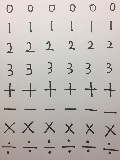
#> input picture data/dataset.jpg, 120 x 160 px
$ python project_code.py
#> lines starting #> are read from the running program, lines starting #| are printed output that depends on the picture; after the words box and inside, x2 and y2 are one past the last pixel; in counts of white or black regions, pixels touching at a corner belong together
import numpy as np
import cv2

# Take a look at our digits dataset
image = cv2.imread('./data/dataset.jpg')
#> image is the input picture: shape (160, 120, 3); mean B, G, R 181.6, 186.1, 191.5
gray = cv2.cvtColor(image,cv2.COLOR_BGR2GRAY)
small = cv2.pyrDown(image)
cv2.imshow('Digits Image', small)
#cv2.waitKey(0)
#cv2.destroyAllWindows()

# just adjust some light
for i in range(37,56,1):
    for j in range(120):
        if(gray[i][j] >= 200):
            gray[i][j] += 15
#> gray: shape (160, 120); min 19, max 251, mean 188.9
for i in range(56,79,1):
    for j in range(120):
        if(gray[i][j] >= 190):
            gray[i][j] += 22
#> gray: shape (160, 120); min 19, max 251, mean 191.8
for i in range(79,100,1):
    for j in range(120):
        if(gray[i][j] >= 180):
            gray[i][j] += 35
#> gray: shape (160, 120); min 19, max 251, mean 196
for i in range(100,120,1):
    for j in range(120):
        if(gray[i][j] >= 170):
            gray[i][j] += 45
#> gray: shape (160, 120); min 19, max 251, mean 201.4
for i in range(120,139,1):
    for j in range(120):
        if(gray[i][j] >= 160):
            gray[i][j] += 55
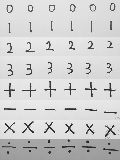
#> gray: shape (160, 120); min 19, max 251, mean 207.2
for i in range(139,160,1):
    for j in range(120):
        if(gray[i][j] >= 150):
            gray[i][j] += 65
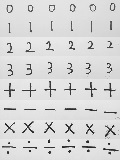
#> gray: shape (160, 120); 12.09% of pixels changed, all inside (x1, y1, x2, y2) = (0, 139, 120, 160)


# Blur image
blurred = cv2.GaussianBlur(gray, (5, 5), 0)
cv2.imshow("blurred", blurred)

ret , train_image = cv2.threshold(blurred, 200, 255, cv2.THRESH_BINARY_INV)
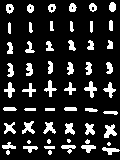
#> train_image: shape (160, 120); 15.3% white; 55 white regions (7 under 20 px), largest, box (x1, y1, x2, y2) and area: (104, 124, 117, 138) 108, (84, 81, 97, 98) 95, (22, 121, 35, 134) 92

# Split the image to 48 cells, each 20x20 size
# This gives us a 4-dim array: 8 x 6 x 20 x 20
cells = [np.hsplit(row,6) for row in np.vsplit(train_image,8)]
#> cells = 8 items

# Convert the List data type to Numpy Array of shape (8,6,20,20)
x = np.array(cells)
print ("The shape of our cells array: " + str(x.shape))
#| The shape of our cells array: (8, 6, 20, 20)

train = x[:,:6].reshape(-1,20*20).astype(np.float32) # Size = (3500,400)
#> train: shape (48, 400) float32; 15.3% white; 84 white regions (54 under 20 px), largest, box (x1, y1, x2, y2) and area: (163, 0, 177, 35) 231, (183, 18, 197, 35) 170, (202, 18, 218, 35) 159

# Create labels for train data
k = [0,1,2,3,10,11,12,13]
train_labels = np.repeat(k,6)[:,np.newaxis]

knn = cv2.ml.KNearest_create()
knn.train(train, cv2.ml.ROW_SAMPLE ,train_labels)

#四則運算功能
def Arithmetic(original_number):
    #要先creat兩個list
    value = []
    symbol = []
    #用來記得加減乘除位置的變數
    temp = []
    seperate_symbol(original_number,symbol,temp)
    seperate_value(original_number,value,temp)
    multiDiv_operation(value,symbol)
    addMin_operation(value,symbol)
    return value

#抓出加減乘除符號
def seperate_symbol(original_number,symbol,temp):
    for i in range(len(original_number)):
        if(original_number[i]>=10):
            symbol.append(original_number[i])
            temp.append(i)

#算出影像數字的實際數值
def indeed_value(seperate):
    total = 0
    for i in range(len(seperate)):
        total += seperate[i]*pow(10,len(seperate)-i-1)
    return total

#抓出各個數字
def seperate_value(original_number,value,temp):
    for i in range(len(temp)):
        if(i==0):
            answer = indeed_value(original_number[:temp[i]])
            value.append(answer)
        else:
            answer = indeed_value(original_number[temp[i-1]+1:temp[i]])
            value.append(answer)


    lastNumber = indeed_value(original_number[temp[len(temp)-1]+1:len(original_number)])
    value.append(lastNumber)

#先算完乘除部分
def multiDiv_operation(value,symbol):
    count = 0
    while (count<len(symbol)):
        if(symbol[count] == 12):
            total = value[count] * value[count+1]
            value.pop(count)
            value.pop(count)
            value.insert(count,total)
            symbol.pop(count)
        elif(symbol[count] == 13):
            total = value[count] / float(value[count+1])
            value.pop(count)
            value.pop(count)
            value.insert(count,total)
            symbol.pop(count)
        else:
            count += 1

#加減法
def addMin_operation(value,symbol):
    count = 0
    while (count<len(symbol)):
        if(symbol[count] == 10):
            total = value[count] + value[count+1]
            value.pop(count)
            value.pop(count)
            value.insert(count,total)
            symbol.pop(count)
        elif(symbol[count] == 11):
            total = value[count] - value[count+1]
            value.pop(count)
            value.pop(count)
            value.insert(count,total)
            symbol.pop(count)
        else:
            count += 1

def x_cord_contour(contour):
    # This function take a contour from findContours
    # it then outputs the x centroid coordinates
    if cv2.contourArea(contour) > 10:
        M = cv2.moments(contour)
        return (int(M['m10']/M['m00']))

def makeSquare(not_square):
    # This function takes an image and makes the dimenions square
    # It adds black pixels as the padding where needed

    BLACK = [0,0,0]
    img_dim = not_square.shape
    height = img_dim[0]
    width = img_dim[1]
    #print("Height = ", height, "Width = ", width)
    if (height == width):
        square = not_square
        return square
    else:
        doublesize = cv2.resize(not_square,(2*width, 2*height), interpolation = cv2.INTER_CUBIC)
        height = height * 2
        width = width * 2
        #print("New Height = ", height, "New Width = ", width)
        if (height > width):
            pad = (height - width)/2
            pad = int(pad)
            print(pad)
            #print("Padding = ", pad)
            doublesize_square = cv2.copyMakeBorder(doublesize,0,0,pad,\
                                                   pad,cv2.BORDER_CONSTANT,value=BLACK)
        else:
            pad = (width - height)/2
            pad = int(pad)
            #print("Padding = ", pad)
            doublesize_square = cv2.copyMakeBorder(doublesize,pad,pad,0,0,\
                                                   cv2.BORDER_CONSTANT,value=BLACK)
    doublesize_square_dim = doublesize_square.shape
    #print("Sq Height = ", doublesize_square_dim[0], "Sq Width = ", doublesize_square_dim[1])
    return doublesize_square


def resize_to_pixel(dimensions, image):
    # This function then re-sizes an image to the specificied dimenions

    buffer_pix = 4
    dimensions  = dimensions - buffer_pix
    squared = image
    r = float(dimensions) / squared.shape[1]
    dim = (dimensions, int(squared.shape[0] * r))
    resized = cv2.resize(image, dim, interpolation = cv2.INTER_AREA)
    img_dim2 = resized.shape
    height_r = img_dim2[0]
    width_r = img_dim2[1]
    BLACK = [0,0,0]
    if (height_r > width_r):
        resized = cv2.copyMakeBorder(resized,0,0,0,1,cv2.BORDER_CONSTANT,value=BLACK)
    if (height_r < width_r):
        resized = cv2.copyMakeBorder(resized,1,0,0,0,cv2.BORDER_CONSTANT,value=BLACK)
    p = 2
    ReSizedImg = cv2.copyMakeBorder(resized,p,p,p,p,cv2.BORDER_CONSTANT,value=BLACK)
    img_dim = ReSizedImg.shape
    height = img_dim[0]
    width = img_dim[1]
    #print("Padded Height = ", height, "Width = ", width)
    return ReSizedImg

image = cv2.imread('./data/4.jpg')
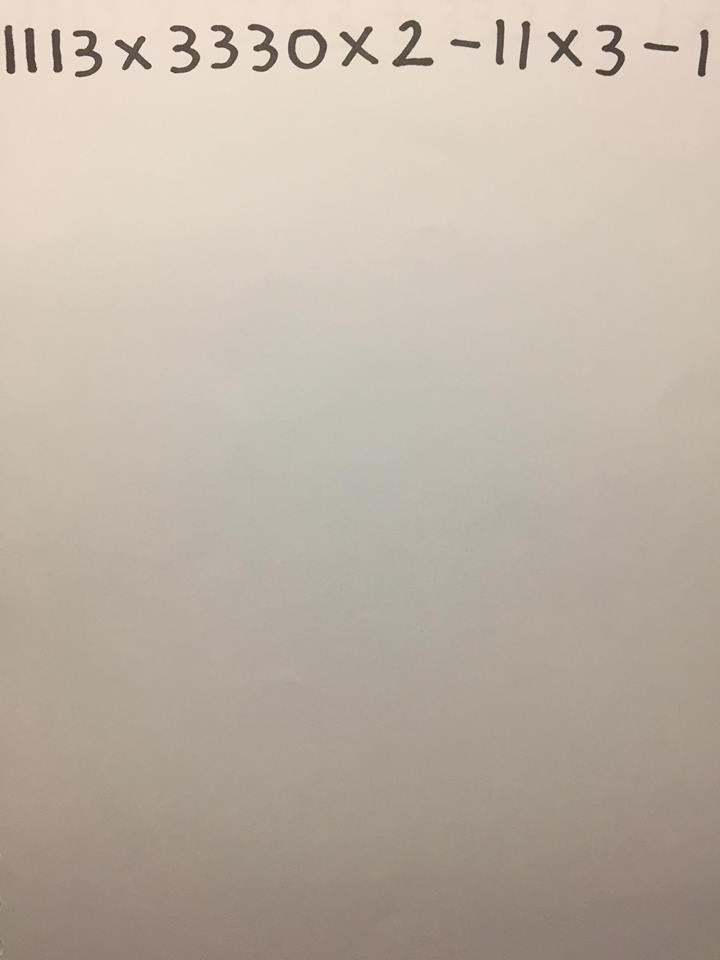
#> input picture data/4.jpg, 720 x 960 px
#> image is the input picture: shape (960, 720, 3); mean B, G, R 166.1, 178.4, 189.7
gray = cv2.cvtColor(image,cv2.COLOR_BGR2GRAY)
#> gray: shape (960, 720)
cv2.imshow("image", image)
cv2.imshow("gray", gray)
cv2.waitKey(0)


# Blur image then find edges using Canny
blurred = cv2.GaussianBlur(gray, (5, 5), 0)
#> blurred: shape (960, 720)
cv2.imshow("blurred", blurred)
cv2.waitKey(0)

edged = cv2.Canny(blurred, 30, 150)
#> edged: shape (960, 720); 0.43% white in thin lines or dots, all inside (x1, y1, x2, y2) = (4, 19, 709, 78)
cv2.imshow("edged", edged)
cv2.waitKey(0)

# Fint Contours
#edged.copy()是為了不改變原本的圖
contours, _ = cv2.findContours(edged.copy(), cv2.RETR_EXTERNAL, cv2.CHAIN_APPROX_SIMPLE)
#> contours = 18 contours; largest, box (x1, y1, x2, y2) and area: (288, 29, 328, 70) 1260, (392, 20, 434, 67) 706, (170, 25, 200, 74) 626, (339, 26, 379, 67) 608, (595, 24, 625, 76) 608

#Sort out contours left to right by using their x cordinates
contours = sorted(contours, key = x_cord_contour, reverse = False)
#> in x_cord_contour, `M = cv2.moments(contour)`: M = moments, m00 191.5, centre m10/m00, m01/m00 = (660.4, 46.83)

# Create empty array to store entire number
full_number = []
original_number = []

# loop over the contours
for c in contours:
    # compute the bounding box for the rectangle
    (x, y, w, h) = cv2.boundingRect(c)

    #cv2.drawContours(image, contours, -1, (0,255,0), 3)
    #cv2.imshow("Contours", image)

    if w >= 1 and h >= 5:
        roi = blurred[y:y + h, x:x + w]
        ret, roi = cv2.threshold(roi, 190, 255,cv2.THRESH_BINARY_INV)
        squared = makeSquare(roi)
        final = resize_to_pixel(20, squared)
        cv2.imshow("final", final)
        final_array = final.reshape((1,20*20))
        final_array = final_array.astype(np.float32)
        ret, result, neighbours, dist = knn.findNearest(final_array, k=1)
        number = str(int(float(result[0])))
        print(number)
        print('\n')
        full_number.append(number)
        original_number.append(result[0])
        # draw a rectangle around the digit, the show what the
        # digit was classified as
        cv2.rectangle(image, (x, y), (x + w, y + h), (0, 0, 255), 2)
        if(int(number) < 10):
            cv2.putText(image, number, (x , y + 90), cv2.FONT_HERSHEY_COMPLEX, 0.8, (255, 0, 0), 2)
        else:
            cv2.putText(image, number, (x , y + 50), cv2.FONT_HERSHEY_COMPLEX, 0.8, (255, 0, 0), 2)
        cv2.imshow("image", image)
        cv2.waitKey(0)
#> this loop made 18 passes
#> (x, y, w, h, pad in makeSquare, doublesize_square_dim in makeSquare, r in resize_to_pixel, img_dim2 in resize_to_pixel) on passes 1 to 12: (4, 25, 12, 49, 37, (98, 98), 0.163, (15, 16)), (24, 27, 13, 46, 33, (92, 92), 0.174, (16, 16)), (51, 29, 12, 44, 32, (88, 88), 0.182, (16, 16)), (73, 30, 30, 48, 18, (96, 96), 0.167, (16, 16)), (115, 36, 37, 34, 3, (74, 74), 0.216, (16, 16)), (170, 25, 30, 49, 19, (98, 98), 0.163, (15, 16)), (210, 25, 29, 44, 15, (88, 88), 0.182, (16, 16)), (247, 24, 31, 48, 17, (96, 96), 0.167, (16, 16)), (288, 29, 40, 41, 1, (82, 82), 0.195, (16, 16)), (339, 26, 40, 41, 1, (82, 82), 0.195, (16, 16)), (392, 20, 42, 47, 5, (94, 94), 0.17, (16, 16)), (450, 39, 31, 10, 21, (62, 62), 0.258, (16, 16))
#> (printed output is left out)
#> pass 1, in makeSquare, `doublesize_square = cv2.copyMakeBorder(doublesize,0,0,pad,\ pad,cv2.BO..`:
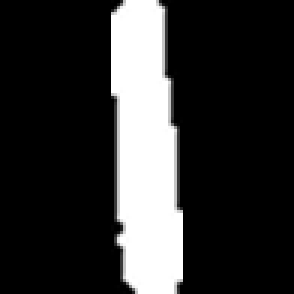
#> doublesize_square: shape (98, 98) (shown 3 times larger); min 0, max 255, mean 49.6
#> after the loop:
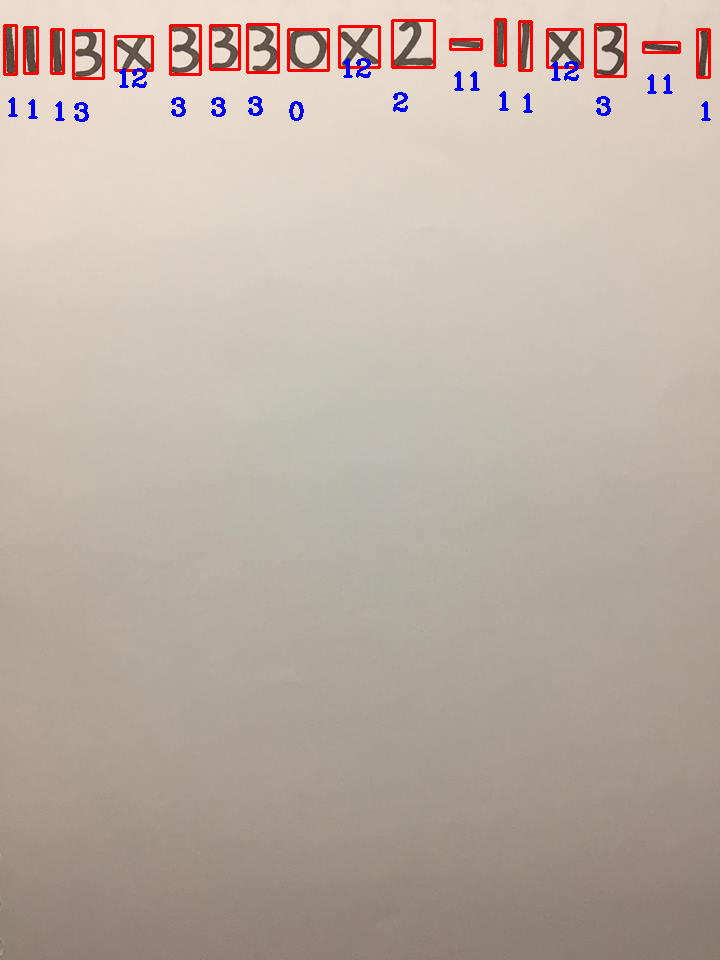
#> image: shape (960, 720, 3); 1.47% of pixels changed, all inside (x1, y1, x2, y2) = (3, 18, 711, 122)
#> after the loop, full_number = ['1', '1', '1', '3', '12', '3', '3', '3', '0', '12', '2', '11', '1', '1', '12', '3', '11', '1']; original_number = [[1], [1], [1], [3], [12], [3], [3], [3], [0], [12], [2], [11], [1], [1], [12], [3], [11], [1]]


SUM = Arithmetic(original_number)
#> the loop in seperate_symbol, `for i in range(len(original_number)):` made 18 passes
#> after the loop in seperate_symbol, `for i in range(len(original_number)):`: symbol = [[12], [12], [11], [12], [11]]; temp = [4, 9, 11, 14, 16]
#> the loop in seperate_value, `for i in range(len(temp)):` made 5 passes
#> answer on passes 1 to 5: [1113], [3330], [2], [11], [3]
#> after the loop in seperate_value, `for i in range(len(temp)):`: value = [[1113], [3330], [2], [11], [3]]
#> in seperate_value, `lastNumber = indeed_value(original_number[temp[len(temp)-1]+1:len(orig..`: lastNumber = [1]
#> SUM = [[7412546]]
strSUM = str(SUM[0])
#> strSUM = '[7412546.]'
text = 'Total = '+ strSUM
#> text = 'Total = [7412546.]'
cv2.putText(image, text, (50,500),
            cv2.FONT_HERSHEY_COMPLEX, 2, (255, 0, 0), 2)
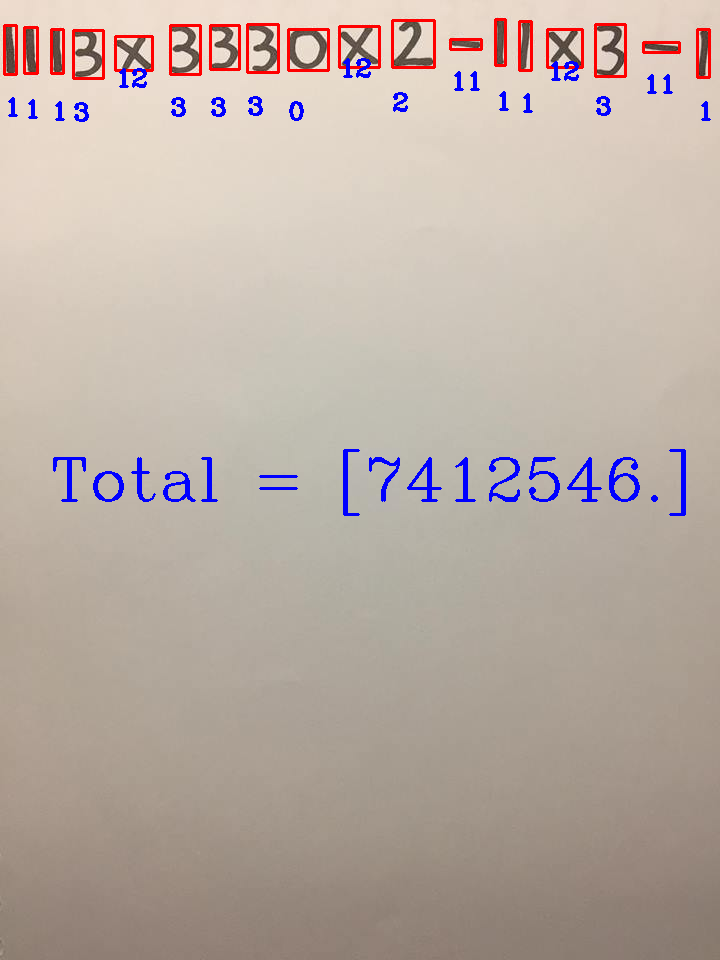
#> image: shape (960, 720, 3); 0.83% of pixels changed, all inside (x1, y1, x2, y2) = (53, 449, 686, 516)
cv2.imshow("image", image)

#cv2.putText(image, strSUM, (image.shape[1]/2,image.shape[0]*5/6), cv2.FONT_HERSHEY_SIMPLEX, 2, (255,0,0), 2 )
cv2.waitKey(0)
cv2.destroyAllWindows()
print ("The number is: " + ''.join(full_number))
#| The number is: 11131233301221111123111
print("The SUM is ", SUM[0])
#| The SUM is  [7412546.]
